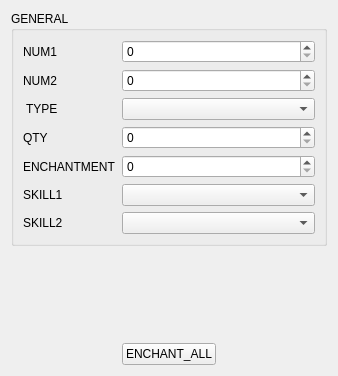
<?xml version="1.0" encoding="UTF-8"?>
<ui version="4.0">
 <class>EquipmentTabForm</class>
 <widget class="QWidget" name="EquipmentTabForm">
  <property name="geometry">
   <rect>
    <x>0</x>
    <y>0</y>
    <width>338</width>
    <height>376</height>
   </rect>
  </property>
  <property name="windowTitle">
   <string notr="true">Form</string>
  </property>
  <layout class="QVBoxLayout" name="verticalLayout">
   <item>
    <widget class="QGroupBox" name="groupBox_4">
     <property name="title">
      <string>GENERAL</string>
     </property>
     <layout class="QVBoxLayout" name="verticalLayout_2">
      <item>
       <layout class="QFormLayout" name="formLayout">
        <item row="0" column="0">
         <widget class="QLabel" name="num1Label">
          <property name="text">
           <string>NUM1</string>
          </property>
         </widget>
        </item>
        <item row="0" column="1">
         <widget class="QSpinBox" name="num1SB">
          <property name="maximum">
           <number>65535</number>
          </property>
         </widget>
        </item>
        <item row="1" column="0">
         <widget class="QLabel" name="num2Label">
          <property name="text">
           <string>NUM2</string>
          </property>
         </widget>
        </item>
        <item row="1" column="1">
         <widget class="QSpinBox" name="num2SB">
          <property name="maximum">
           <number>65535</number>
          </property>
         </widget>
        </item>
        <item row="2" column="0">
         <widget class="QLabel" name="itemLabel">
          <property name="text">
           <string> TYPE</string>
          </property>
         </widget>
        </item>
        <item row="2" column="1">
         <widget class="QComboBox" name="itemCB">
          <property name="minimumSize">
           <size>
            <width>180</width>
            <height>0</height>
           </size>
          </property>
         </widget>
        </item>
        <item row="4" column="0">
         <widget class="QLabel" name="count2Label">
          <property name="text">
           <string>ENCHANTMENT</string>
          </property>
         </widget>
        </item>
        <item row="4" column="1">
         <widget class="QSpinBox" name="count2SB">
          <property name="maximum">
           <number>255</number>
          </property>
         </widget>
        </item>
        <item row="5" column="0">
         <widget class="QLabel" name="skill1Label">
          <property name="text">
           <string>SKILL1</string>
          </property>
         </widget>
        </item>
        <item row="5" column="1">
         <widget class="QComboBox" name="skill1CB"/>
        </item>
        <item row="6" column="0">
         <widget class="QLabel" name="skill2Label">
          <property name="text">
           <string>SKILL2</string>
          </property>
         </widget>
        </item>
        <item row="6" column="1">
         <widget class="QComboBox" name="skill2CB"/>
        </item>
        <item row="3" column="0">
         <widget class="QLabel" name="countLabel">
          <property name="text">
           <string>QTY</string>
          </property>
         </widget>
        </item>
        <item row="3" column="1">
         <widget class="QSpinBox" name="countSB"/>
        </item>
       </layout>
      </item>
     </layout>
    </widget>
   </item>
   <item>
    <spacer name="verticalSpacer">
     <property name="orientation">
      <enum>Qt::Vertical</enum>
     </property>
     <property name="sizeHint" stdset="0">
      <size>
       <width>20</width>
       <height>40</height>
      </size>
     </property>
    </spacer>
   </item>
   <item>
    <layout class="QHBoxLayout" name="horizontalLayout">
     <item>
      <spacer name="horizontalSpacer">
       <property name="orientation">
        <enum>Qt::Horizontal</enum>
       </property>
       <property name="sizeHint" stdset="0">
        <size>
         <width>40</width>
         <height>20</height>
        </size>
       </property>
      </spacer>
     </item>
     <item>
      <widget class="QPushButton" name="enchantB">
       <property name="text">
        <string>ENCHANT_ALL</string>
       </property>
      </widget>
     </item>
     <item>
      <spacer name="horizontalSpacer_2">
       <property name="orientation">
        <enum>Qt::Horizontal</enum>
       </property>
       <property name="sizeHint" stdset="0">
        <size>
         <width>40</width>
         <height>20</height>
        </size>
       </property>
      </spacer>
     </item>
    </layout>
   </item>
  </layout>
 </widget>
 <resources/>
 <connections/>
</ui>
